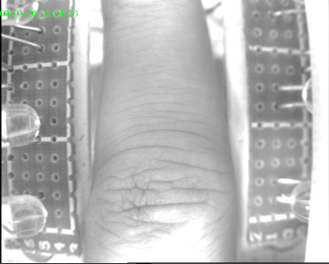
%> input picture work1.png, 329 x 264 px
$ octave week4_1.m   (GNU Octave 9; MATLAB toolbox functions it lacks are replaced by stand-ins)
%> lines starting %> are read from the running program, lines starting %| are printed output that depends on the picture
clear all, close all, clc;
img = imread('work1.png');
%> img is the input picture: size 264x329x3 uint8; mean R, G, B 183, 183.4, 183
img = double(rgb2gray(img));
%> img: size 264x329 double
[M,N] = size(img);
%> M = 264; N = 329
equili_flag = zeros(M,N,5);
equili_img = zeros(M,N,6);
equili_img(:,:,1) = img;
deg = [256,128,64,32,16].';
for s = 1 : 1 : 5
    histogram = zeros(deg(s),1);
    step = 256/deg(s);
    for i = 1 : 1 : M
        for j = 1 : 1 : N
            histogram(floor(img(i,j)/step)+1) = histogram(floor(img(i,j)/step)+1)+1;
        end
    end
    equili_flag(:,:,s) = floor(img/step);
    histogram = histogram/(M*N);
    cdf = zeros(deg(s),1);
    cdf(1) = histogram(1);
    for i = 2 : 1 : deg(s)
        cdf(i) = cdf(i-1) + histogram(i);
    end
    for i = 1 : 1 : M
        for j = 1 : 1 : N
            level = round(cdf(equili_flag(i,j,s)+1)*(deg(s)-1));
            equili_img(i,j,s+1) = level*step;
        end
    end
end
%> after the loop, cdf = [0.003; 0.00315; 0.00326; 0.00661; 0.00798; 0.0121; 0.0215; 0.0842; 0.174; 0.289; 0.438; 0.626; 0.745; 0.807; 0.85; 1]
equili_img = uint8(equili_img);
hist = zeros(256,6);
for s = 1 : 1 :6
    for i = 1 : 1 : M
        for j = 1 : 1 : N
            hist(equili_img(i,j,s)+1,s) = hist(equili_img(i,j,s)+1,s)+1;
        end
    end
end
%> after the loop, hist = 256 rows, first 8: [0 166 292 667 1347 1871; 0 340 0 0 0 0; 0 344 694 0 0 0; 37 324 0 0 0 0; 8 326 704 1204 0 0; 11 371 0 0 0 0; 58 324 505 0 0 0; 20 204 0 0 0 0]
hist = hist/(M*N);
%> hist = 256 rows, first 8: [0 0.00191 0.00336 0.00768 0.0155 0.0215; 0 0.00391 0 0 0 0; 0 0.00396 0.00799 0 0 0; 0.000426 0.00373 0 0 0 0; 9.21e-05 0.00375 0.00811 0.0139 0 0; 0.000127 0.00427 0 0 0 0; 0.000668 0.00373 0.00581 0 0 0; 0.00023 0.00235 0 0 0 0]
figure;
subplot(2,3,1);
imshow(equili_img(:,:,1));
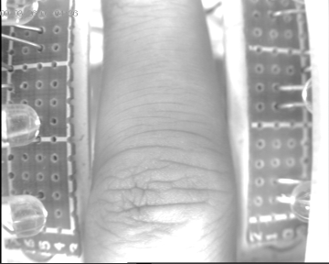
%> displayed picture: size 264x329, on the screen's scale of 0 to 255; min 3, max 255, mean 183.2; mean of the top-left, top-right, bottom-left and bottom-right quarters 175.1, 184.7, 178.3, 194.8
title('original image');
for k = 2 : 1 : 6
    subplot(2,3,k);
    imshow(equili_img(:,:,k));
    str = ['degree ',num2str(2^(10-k))];
    title(str);
end
%> this loop made 5 passes
%> pass 1, `imshow(equili_img(:,:,k));`:
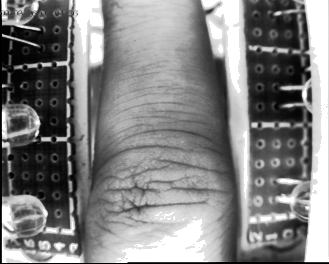
%> displayed picture: size 264x329, on the screen's scale of 0 to 255; min 0, max 255, mean 129.7
%> after the loop:
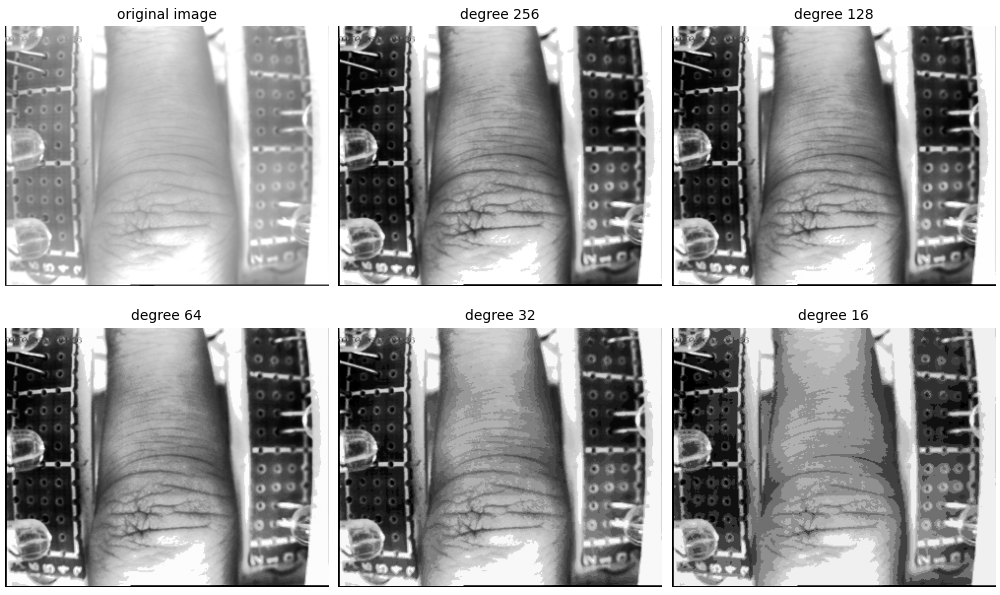
%> figure redrawn from the program's plot data, 6 panels
n = [0:255];
figure;
subplot(2,3,1);
stem(n,hist(:,1));
title('original image');
for k = 2 : 1 : 6
    subplot(2,3,k);
    stem(n,hist(:,k));
    str = ['degree ',num2str(2^(10-k))];
    title(str);
end
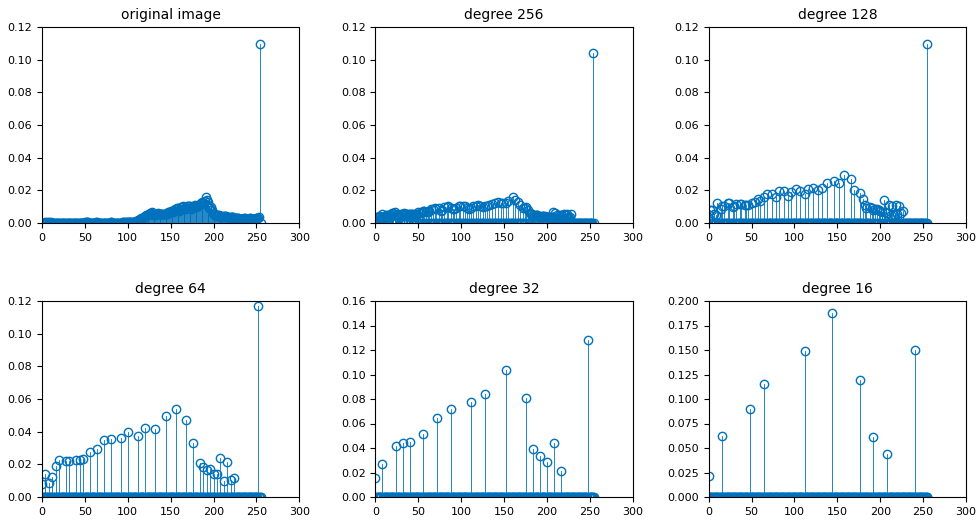
%> figure redrawn from the program's plot data, 6 panels; panel 1: highest point at x = 254, y = 0.11; panel 2: highest point at x = 254, y = 0.104; panel 4: highest point at x = 252, y = 0.117; panel 5: highest point at x = 248, y = 0.128
